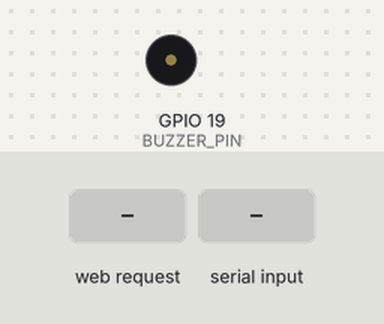
The sketch below on a simulated ESP32. Parts: buzzer (waves = sounding, pin HIGH). The inputs (shaded band) are chosen by the test bench. WiFi joins after 1.5 s; servers stay silent unless stated; what the sketch prints to the serial monitor is not drawn.

Above: at 2.7 s.
2.8 s: HTTP request GET /buzz_on received
At 4.0 s:
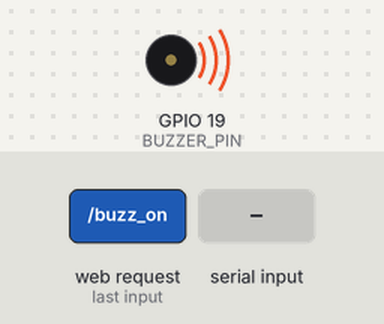
5.8 s: "buzz_on\n" received over Serial
At 9.0 s:
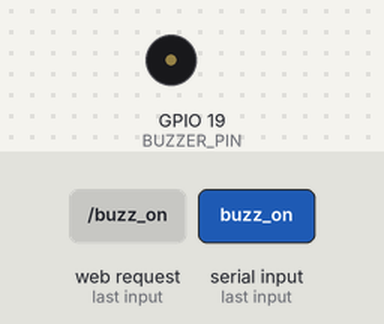
Timing chart, 0 to 10.5 s (numbered marks = the images above; inputs shaded):
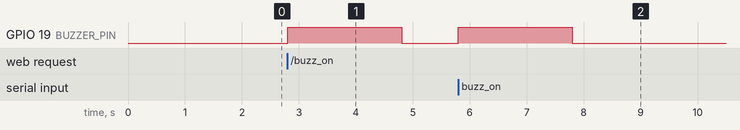

The sketch:

ESP.ino
```cpp
#include <WiFi.h>
#include <WebServer.h>

#define BUZZER_PIN 19  // GPIO pin for the buzzer

// WiFi credentials
const char* ssid = "realme 8s 5G";
const char* password = "987654321";

WebServer server(80);

// Track buzzer state and timing
bool buzzerState = false;
unsigned long buzzerOnTime = 0;
const unsigned long BUZZER_DURATION = 2000;  // 2 seconds in milliseconds

void setup() {
  Serial.begin(115200);
  Serial.setTimeout(10);
  pinMode(BUZZER_PIN, OUTPUT);
  digitalWrite(BUZZER_PIN, LOW);

  // Connect to WiFi
  WiFi.begin(ssid, password);
  Serial.print("Connecting to WiFi");
  unsigned long startAttemptTime = millis();
  const unsigned long wifiTimeout = 10000;  // 10 seconds

  while (WiFi.status() != WL_CONNECTED && millis() - startAttemptTime < wifiTimeout) {
    delay(500);
    Serial.print(".");
  }

  if (WiFi.status() == WL_CONNECTED) {
    Serial.println("\n✅ WiFi connected. IP address:");
    Serial.println(WiFi.localIP());
  } else {
    Serial.println("\n❌ WiFi connection failed. Continuing without WiFi.");
  }

  // Define HTTP endpoints
  server.on("/buzz_on", HTTP_GET, []() {
    buzzerState = true;
    buzzerOnTime = millis();  // Start the 2-second timer
    server.send(200, "text/plain", "Buzzer ON for 2 seconds");
  });

  // Optional manual off (if you want to use it too)
  server.on("/buzz_off", HTTP_GET, []() {
    buzzerState = false;
    server.send(200, "text/plain", "Buzzer OFF manually");
  });

  server.begin();
  Serial.println("HTTP server started");
}

void loop() {
  server.handleClient();

  // Handle USB serial input
  if (Serial.available()) {
    String cmd = Serial.readStringUntil('\n');
    cmd.trim();

    if (cmd == "buzz_on") {
      buzzerState = true;
      buzzerOnTime = millis();
      Serial.println("Buzzer ON via USB");
    } else if (cmd == "buzz_off") {
      buzzerState = false;
      Serial.println("Buzzer OFF via USB");
    } else {
      Serial.println("Unknown command: " + cmd);
    }
  }

  // Auto turn off buzzer after 2 seconds
  if (buzzerState && (millis() - buzzerOnTime > BUZZER_DURATION)) {
    buzzerState = false;
    Serial.println("Buzzer auto-OFF after 2 seconds");
  }

  // Apply buzzer state to pin
  digitalWrite(BUZZER_PIN, buzzerState ? HIGH : LOW);
}
```

Measured:
- after the input at 2.8 s, GPIO 19 (BUZZER_PIN): LOW → HIGH at once, → LOW 2.0 s later
- after the input at 5.8 s, GPIO 19 (BUZZER_PIN): LOW → HIGH at once, → LOW 2.0 s later
